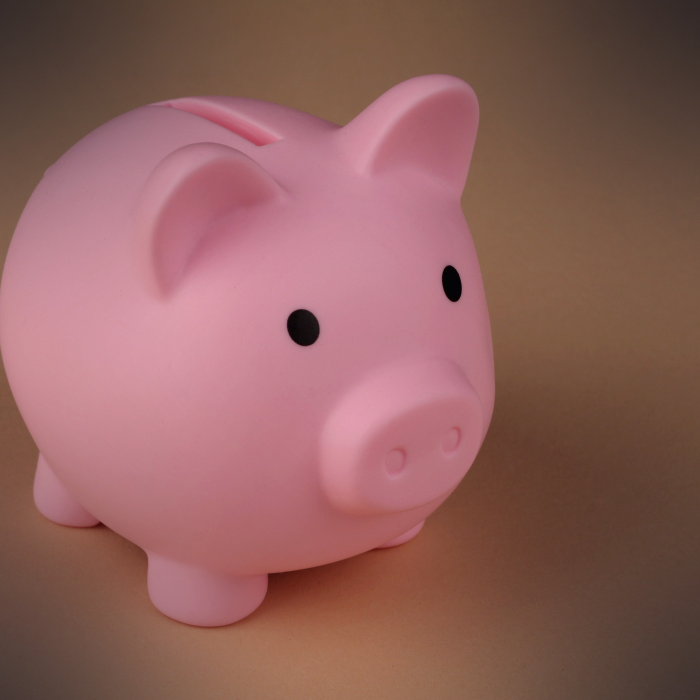
#> input picture assets/photos/geunro_jangryeo_card_3.jpg, 1400 x 1400 px, given in place of ., which was not available (shown at 1/2 size)
$ python -i source_photo.py   (imports and definitions only)
#> lines starting #> are read from the running program, lines starting #| are printed output that depends on the picture; pictures that were not available may be replaced by others from this repository, and a replacement may not be noted
# -*- coding: utf-8 -*-
"""키워드 → 배경 사진 소싱. 계절 키워드는 미리, 긴급 키워드는 즉시.

왜 이 파일이 필요한가
---------------------
홈판 썸네일은 "카피와 배경이 같은 얘기를 해야" 한다(홈판 가이드 5절).
따릉이 글에 엉뚱한 건물 사진을 깔면 그 순간 아마추어가 된다.

그런데 소재마다 사진이 있는 곳이 다르다.
  · 따릉이·쿠팡·테무 같은 **브랜드**는 스톡에 없다 → Wikimedia Commons
  · 종합소득세·근로장려금 같은 **제도**는 애초에 찍을 물건이 없다 → 상황 컷을 스톡에서
그래서 `topics.json` 에 키워드별 검색 계획을 적어두고 여기서 그대로 집행한다.

역할이 둘이고 기준이 정반대다 (운영 매뉴얼 3-3절)
  thumb : 120px 로 줄어든다 → 피사체 하나가 화면을 채우는 **클로즈업**
  card  : 화면 폭 전체로 본다 → **전경·상황 컷**이 오히려 낫다
같은 소재라도 검색어를 따로 두는 이유다.

⚠️ 한글 고유명사는 한글 그대로 검색한다 (2026-08-10 실측)
      '따릉이' 6건 / 'Ttareungi' 0건 / 'Seoul Bike Ttareungi' 0건
   영문 검색어는 스톡(일반명사) 단계에서만 의미가 있다.

사용
----
    python _engine/source_photo.py --topic 종합소득세      # 사전에 있는 키워드
    python _engine/source_photo.py --season 5월            # 그 시즌 전부 미리
    python _engine/source_photo.py --all                   # 전부
    python _engine/source_photo.py --adhoc "쿠팡 개인정보 유출" \
           --brand 쿠팡 --thumb "smartphone alert close up" --slug coupang_leak
                                                           # 사전에 없는 긴급 키워드

소싱이 끝나면 `assets/photos/_검수_{slug}.jpg` 몽타주가 생긴다.
**반드시 눈으로 보고** 주제에 안 맞는 컷을 지운 뒤 `git add -f` 한다.
"""
from __future__ import annotations

import argparse
import json
import os
import pathlib
import shutil
import sys

ECON_ENGINE = os.getenv(
    "ECON_ENGINE",
    r"C:\Users\you64\OneDrive\문서\GitHub\경제비버\_engine",
)
sys.path.insert(0, ECON_ENGINE)

import image_sourcing as isrc          # noqa: E402
from PIL import Image                  # noqa: E402

REPO = pathlib.Path(__file__).resolve().parent.parent
PHOTO_DIR = REPO / "assets" / "photos"
INDEX = PHOTO_DIR / "index.json"
TOPICS = pathlib.Path(__file__).resolve().parent / "topics.json"

# 재게시 가능한 라이선스만 채택한다. 뉴스 보도사진 무단 전재는 금지.
LICENSE_OK = ("public domain", "cc0", "cc by", "cc by-sa", "kogl",
              "pexels", "unsplash", "pixabay")

PER_ROLE = 4          # 역할당 목표 장수. 3~5일 순환에 이 정도면 안 겹친다.


def license_ok(credit: str) -> bool:
    return any(k in (credit or "").lower() for k in LICENSE_OK)


# [12 lines left out: functions _load, _save_index, not called in this run]


def _is_korean(s: str) -> bool:
    return any("\uac00" <= c <= "\ud7a3" for c in s)


# [101 lines left out: functions gather, fetch_logo, not called in this run]


def contact_sheet(files: list[pathlib.Path], out_path: pathlib.Path) -> None:
    """육안검수용 몽타주. 아래 줄은 120px 실제 썸네일 크기로 같이 깐다.

    큰 그림만 보면 '괜찮네' 하고 넘어가지만, 120px 로 줄이면 피사체가
    뭉개지는 컷이 바로 드러난다. 그 판정을 눈으로 하라고 두 줄로 만든다.
    """
#> called with out_path = 'out.png'
    if not files:
        return
    big, small, pad = 220, 120, 10
    w = pad + len(files) * (big + pad)
    h = pad + big + pad + small + pad
    sheet = Image.new("RGB", (w, h), (24, 26, 31))
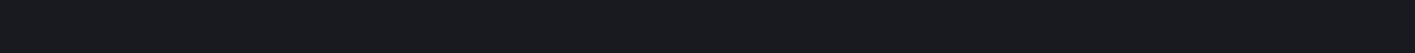
#> sheet: PIL image 9900x370 RGB (shown at 1/7 size); mean R, G, B 24, 26, 31
    for i, f in enumerate(files):
        try:
            im = Image.open(f).convert("RGB")
#> im is the input picture: PIL image 1400x1400 RGB; mean R, G, B 144.1, 97.1, 93
        except OSError:
            continue
        x = pad + i * (big + pad)
        sheet.paste(im.resize((big, big), Image.LANCZOS), (x, pad))
        sheet.paste(im.resize((small, small), Image.LANCZOS),
                    (x + (big - small) // 2, pad + big + pad))
#> pass 3 of the loop in contact_sheet, `for i, f in enumerate(files):`:
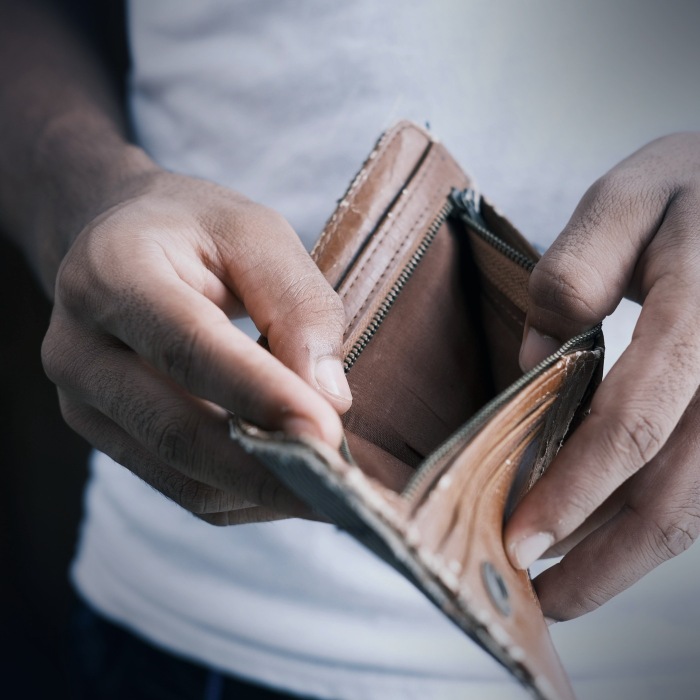
#> input picture assets/photos/geunro_jangryeo_s1.jpg, 1400 x 1400 px, given in place of , which was not available (shown at 1/2 size)
#> in contact_sheet, im is the input picture: PIL image 1400x1400 RGB; mean R, G, B 119.2, 115, 120.1
#> in contact_sheet, `sheet.paste(im.resize((big, big), Image.LANCZOS), (x, pad))`:
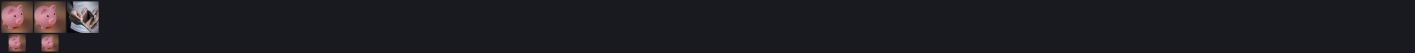
#> sheet: PIL image 9900x370 RGB (shown at 1/7 size); mean R, G, B 29.4, 29.6, 34.3
#> the loop made 43 passes; the first 3 are shown
    sheet.save(out_path, "JPEG", quality=90)
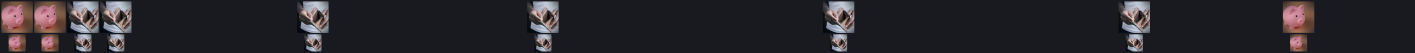
#> saved as out.png: PIL image 9900x370 RGB (shown at 1/7 size); mean R, G, B 40, 38.8, 43.4


# [94 lines left out: functions run_topic, main, not called in this run]


# [2 lines not run here, left out]

>>> result = contact_sheet('../assets/photos/geunro_jangryeo_card_3.jpg', 'out.png')
